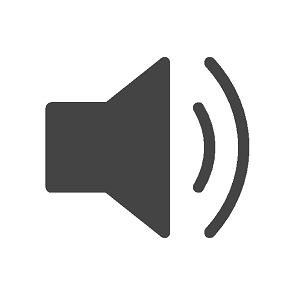
#> input picture app/editors/sdkjs/common/Images/local/audio/image.png, 300 x 300 px, given in place of icon.png, which was not available
$ python generate_wizard_images.py
#> lines starting #> are read from the running program, lines starting #| are printed output that depends on the picture
import os
from PIL import Image, ImageDraw, ImageFont, ImageFilter

BASE_DIR = os.path.dirname(os.path.dirname(os.path.abspath(__file__)))
ICON_PATH = os.path.join(BASE_DIR, "icon.png")
PACKAGE_DIR = os.path.join(BASE_DIR, "package")

def create_wizard_small():
    # 55x58 on white background
    w, h = 55, 58
    bg = Image.new("RGB", (w, h), (255, 255, 255))
#> bg: PIL image 55x58 RGB; every value is 255

    icon = Image.open(ICON_PATH).convert("RGBA")
#> icon is the input picture: PIL image 300x300 RGBA; mean R, G, B, A 217.9, 217.9, 217.9, 255
    # Resize icon to 44x44
    icon_resized = icon.resize((44, 44), Image.Resampling.LANCZOS)

    # Center icon
    offset_x = (w - 44) // 2
    offset_y = (h - 44) // 2

    bg.paste(icon_resized, (offset_x, offset_y), icon_resized)
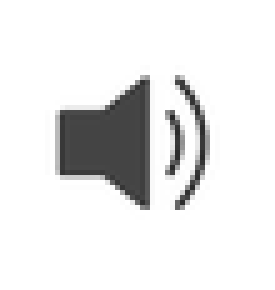
#> bg: PIL image 55x58 RGB (shown 5 times larger); min 38, max 255, mean 232.1

    out_bmp = os.path.join(PACKAGE_DIR, "wizard_small.bmp")
    bg.save(out_bmp, "BMP")
    print(f"[OK] Created {out_bmp}: {bg.size}")
#| [OK] Created package/wizard_small.bmp: (55, 58)

def create_wizard_large():
    # 164x314
    w, h = 164, 314
    # Create smooth gradient from dark navy to medium kaola navy
    # Top: #132b55, Bottom: #0a1832
    bg = Image.new("RGBA", (w, h))
#> bg: PIL image 164x314 RGBA; every value is 0
    draw = ImageDraw.Draw(bg)

    top_color = (22, 54, 105)
    bottom_color = (12, 28, 54)

    for y in range(h):
        ratio = y / (h - 1)
        r = int(top_color[0] * (1 - ratio) + bottom_color[0] * ratio)
        g = int(top_color[1] * (1 - ratio) + bottom_color[1] * ratio)
        b = int(top_color[2] * (1 - ratio) + bottom_color[2] * ratio)
        draw.line([(0, y), (w, y)], fill=(r, g, b, 255))

    # Add subtle decorative curved wave or ambient glow
    glow = Image.new("RGBA", (w, h), (0, 0, 0, 0))
    glow_draw = ImageDraw.Draw(glow)
    glow_draw.ellipse([(-30, 40), (w + 30, 200)], fill=(40, 85, 155, 60))
    glow = glow.filter(ImageFilter.GaussianBlur(25))
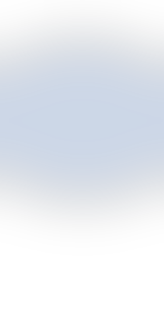
#> glow: PIL image 164x314 RGBA; mean R, G, B, A 18.3, 38.9, 70.9, 27.4; transparent parts drawn white
    bg = Image.alpha_composite(bg, glow)
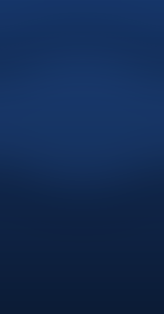
#> bg: PIL image 164x314 RGBA; mean R, G, B, A 18, 43.1, 83.2, 255

    # Load and place icon
    icon = Image.open(ICON_PATH).convert("RGBA")
    icon_size = 88
    icon_resized = icon.resize((icon_size, icon_size), Image.Resampling.LANCZOS)
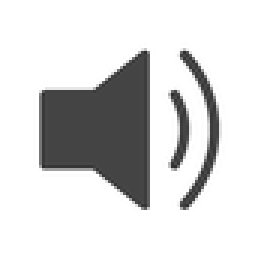
#> icon_resized: PIL image 88x88 RGBA (shown 3 times larger); mean R, G, B, A 217.6, 217.6, 217.6, 255

    icon_x = (w - icon_size) // 2
    icon_y = 65

    # Add subtle drop shadow under icon
    shadow = Image.new("RGBA", (w, h), (0, 0, 0, 0))
    shadow_draw = ImageDraw.Draw(shadow)
    shadow_draw.rounded_rectangle(
        [icon_x + 4, icon_y + 8, icon_x + icon_size - 4, icon_y + icon_size + 4],
        radius=18,
        fill=(0, 0, 0, 90)
    )
    shadow = shadow.filter(ImageFilter.GaussianBlur(8))
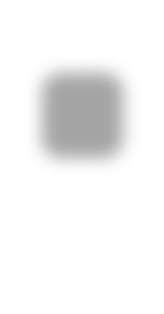
#> shadow: PIL image 164x314 RGBA; mean R, G, B, A 0, 0, 0, 11.5; transparent parts drawn white
    bg = Image.alpha_composite(bg, shadow)
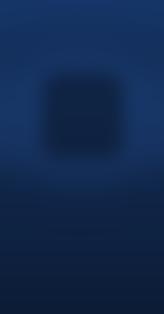
#> bg: PIL image 164x314 RGBA; mean R, G, B, A 17, 40.7, 78.6, 255

    # Paste icon
    bg.paste(icon_resized, (icon_x, icon_y), icon_resized)
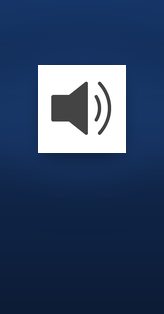
#> bg: PIL image 164x314 RGBA; mean R, G, B, A 47.3, 67.6, 100.2, 255

    # Add text
    draw = ImageDraw.Draw(bg)

    # Font setup
    font_title = None
    font_sub = None
    for font_name in ["segoeui.ttf", "arial.ttf", "calibri.ttf"]:
        try:
            font_title = ImageFont.truetype(f"C:/Windows/Fonts/{font_name}", 16)
            font_sub = ImageFont.truetype(f"C:/Windows/Fonts/{font_name}", 10)
            break
        except Exception:
            continue
    if not font_title:
        font_title = ImageFont.load_default()
        font_sub = ImageFont.load_default()

    title_text = "Kaola Office"
    sub_text = "Office Suite"

    # Measure text
    title_bbox = draw.textbbox((0, 0), title_text, font=font_title)
#> title_bbox = (0, 3, 96, 15)
    title_w = title_bbox[2] - title_bbox[0]
#> title_w = 96
    title_x = (w - title_w) // 2
#> title_x = 34
    title_y = icon_y + icon_size + 18

    draw.text((title_x, title_y), title_text, font=font_title, fill=(255, 255, 255, 240))

    sub_bbox = draw.textbbox((0, 0), sub_text, font=font_sub)
#> sub_bbox = (0, 2, 58, 10)
    sub_w = sub_bbox[2] - sub_bbox[0]
#> sub_w = 58
    sub_x = (w - sub_w) // 2
#> sub_x = 53
    sub_y = title_y + 22

    draw.text((sub_x, sub_y), sub_text, font=font_sub, fill=(160, 195, 240, 200))

    # Subtle accent divider line
    line_w = 40
    line_x = (w - line_w) // 2
    line_y = sub_y + 20
    draw.line([(line_x, line_y), (line_x + line_w, line_y)], fill=(50, 100, 180, 180), width=2)

    final_rgb = bg.convert("RGB")
    out_bmp = os.path.join(PACKAGE_DIR, "wizard_large.bmp")
    final_rgb.save(out_bmp, "BMP")
    print(f"[OK] Created {out_bmp}: {final_rgb.size}")
#| [OK] Created package/wizard_large.bmp: (164, 314)

if __name__ == "__main__":
    create_wizard_small()
    create_wizard_large()
